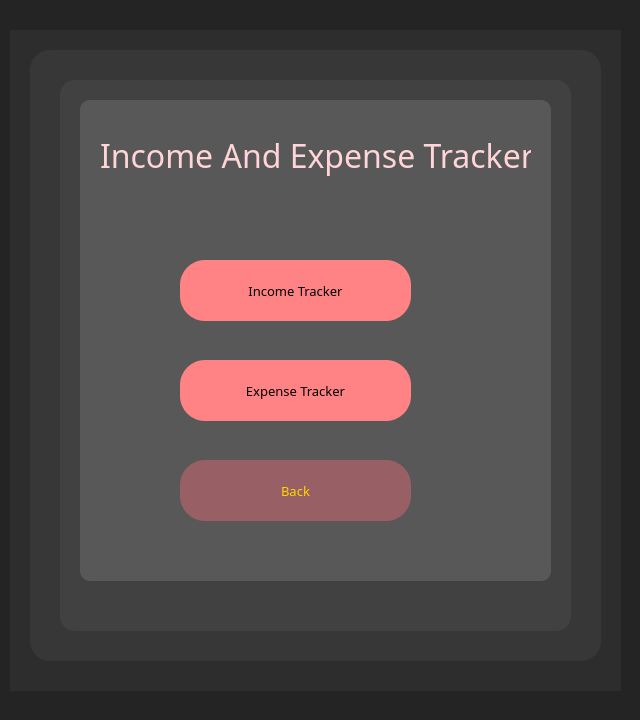
<?xml version="1.0" encoding="UTF-8"?>
<ui version="4.0">
 <class>IncomeAndExpense</class>
 <widget class="QDialog" name="IncomeAndExpense">
  <property name="geometry">
   <rect>
    <x>0</x>
    <y>0</y>
    <width>640</width>
    <height>720</height>
   </rect>
  </property>
  <property name="windowTitle">
   <string>Income And Expense</string>
  </property>
  <widget class="QWidget" name="Fback" native="true">
   <property name="geometry">
    <rect>
     <x>0</x>
     <y>0</y>
     <width>640</width>
     <height>720</height>
    </rect>
   </property>
   <property name="minimumSize">
    <size>
     <width>640</width>
     <height>720</height>
    </size>
   </property>
   <property name="maximumSize">
    <size>
     <width>640</width>
     <height>720</height>
    </size>
   </property>
   <property name="styleSheet">
    <string notr="true">QWidget{
	background-color: rgb(36, 36, 36);
}</string>
   </property>
   <widget class="QWidget" name="Fback1" native="true">
    <property name="geometry">
     <rect>
      <x>10</x>
      <y>30</y>
      <width>611</width>
      <height>661</height>
     </rect>
    </property>
    <property name="styleSheet">
     <string notr="true">QWidget{
	background-color: rgb(45, 45, 45);
}</string>
    </property>
    <widget class="QWidget" name="Fback2" native="true">
     <property name="geometry">
      <rect>
       <x>20</x>
       <y>20</y>
       <width>571</width>
       <height>611</height>
      </rect>
     </property>
     <property name="styleSheet">
      <string notr="true">QWidget{
	background-color: rgb(55, 55, 55);
	border-radius:20px;
}</string>
     </property>
     <widget class="QWidget" name="Fback3" native="true">
      <property name="geometry">
       <rect>
        <x>30</x>
        <y>30</y>
        <width>511</width>
        <height>551</height>
       </rect>
      </property>
      <property name="styleSheet">
       <string notr="true">QWidget{
	background-color: rgb(65, 65, 65);
	border-radius:15px;
}</string>
      </property>
      <widget class="QWidget" name="btnBack" native="true">
       <property name="geometry">
        <rect>
         <x>20</x>
         <y>20</y>
         <width>471</width>
         <height>481</height>
        </rect>
       </property>
       <property name="styleSheet">
        <string notr="true">QWidget{
	
	background-color:rgb(88, 88, 88);
	border-radius:10px;
}</string>
       </property>
       <widget class="QPushButton" name="btnExpenseTracker">
        <property name="geometry">
         <rect>
          <x>100</x>
          <y>260</y>
          <width>231</width>
          <height>61</height>
         </rect>
        </property>
        <property name="font">
         <font>
          <family>Rockwell</family>
          <pointsize>10</pointsize>
         </font>
        </property>
        <property name="styleSheet">
         <string notr="true">QPushButton{
	background-color:rgb(255, 131, 133);
	border-radius:25px;
	border-color: rgb(53, 69, 93);
	
	color: rgb(0, 0, 0);
}</string>
        </property>
        <property name="text">
         <string>Expense Tracker</string>
        </property>
       </widget>
       <widget class="QPushButton" name="btnIncomeTracker">
        <property name="geometry">
         <rect>
          <x>100</x>
          <y>160</y>
          <width>231</width>
          <height>61</height>
         </rect>
        </property>
        <property name="font">
         <font>
          <family>Rockwell</family>
          <pointsize>10</pointsize>
         </font>
        </property>
        <property name="styleSheet">
         <string notr="true">QPushButton{
	background-color:rgb(255, 131, 133);
	border-radius:25px;
	border-color: rgb(53, 69, 93);
	
	color: rgb(0, 0, 0);
}</string>
        </property>
        <property name="text">
         <string>Income Tracker</string>
        </property>
       </widget>
       <widget class="QLabel" name="txtDashboard">
        <property name="geometry">
         <rect>
          <x>20</x>
          <y>10</y>
          <width>431</width>
          <height>91</height>
         </rect>
        </property>
        <property name="font">
         <font>
          <family>Poor Richard</family>
          <pointsize>24</pointsize>
         </font>
        </property>
        <property name="styleSheet">
         <string notr="true">QLabel{
	color:rgb(255, 213, 215);
}</string>
        </property>
        <property name="text">
         <string>Income And Expense Tracker</string>
        </property>
       </widget>
       <widget class="QPushButton" name="btnBack_2">
        <property name="geometry">
         <rect>
          <x>100</x>
          <y>360</y>
          <width>231</width>
          <height>61</height>
         </rect>
        </property>
        <property name="font">
         <font>
          <family>Rockwell</family>
          <pointsize>10</pointsize>
         </font>
        </property>
        <property name="styleSheet">
         <string notr="true">QPushButton{
	background-color:rgb(152, 96, 100);
	border-radius:25px;
	border-color: rgb(53, 69, 93);
	
	color: gold;
}</string>
        </property>
        <property name="text">
         <string>Back</string>
        </property>
       </widget>
      </widget>
     </widget>
    </widget>
   </widget>
  </widget>
 </widget>
 <resources/>
 <connections/>
</ui>
